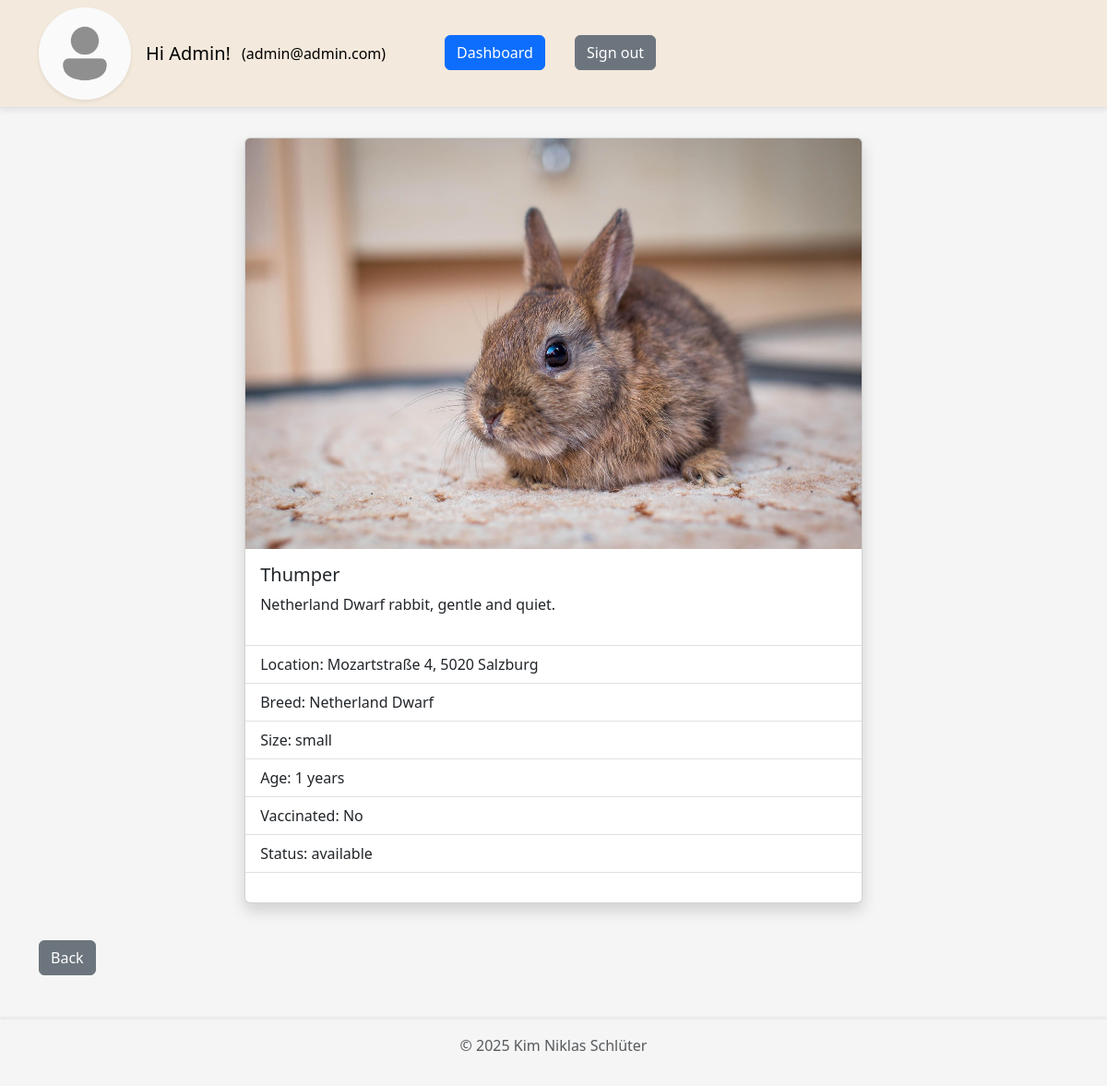
The app's page /website/animal_details.php?id=3 (signed in) with its own data.
### tables this page shows
CREATE TABLE `user` (
  `id` int(11) NOT NULL,
  `email` varchar(200) NOT NULL,
  `password` varchar(255) NOT NULL,
  `first_name` varchar(100) NOT NULL,
  `last_name` varchar(100) NOT NULL,
  `phone` varchar(50) NOT NULL,
  `address` varchar(100) NOT NULL,
  `picture` varchar(255) NOT NULL,
  `authority` enum('user','admin') NOT NULL
);

CREATE TABLE `animal` (
  `id` int(11) NOT NULL,
  `name` varchar(100) NOT NULL,
  `picture` varchar(255) DEFAULT NULL,
  `location` varchar(100) NOT NULL,
  `description` text DEFAULT NULL,
  `size` enum('small','default','big') NOT NULL DEFAULT 'default',
  `age` int(11) DEFAULT NULL,
  `vaccinated` tinyint(1) NOT NULL,
  `status` enum('available','adopted') NOT NULL DEFAULT 'available',
  `breed_id` int(11) NOT NULL
);

CREATE TABLE `breed` (
  `id` int(11) NOT NULL,
  `name` varchar(100) NOT NULL
);

### website/components/animals.php (called while the page is built, shortened)
<?php
require_once __DIR__ . '/db_connect.php';
require_once __DIR__ . '/util.php';
$conn = db_connect();
function create_response($status, $message, $data = [])
{
  $response = [
    "status" => $status,
    "message" => $message,
    "data" => $data
  ];
  return $response;
}
function get_animal_by_id($id)
{
  global $conn;
  $id = clean_input($id);
  $sql = "SELECT * FROM `animal` WHERE id=$id";
  $result = mysqli_query($conn, $sql);
  $row = mysqli_fetch_assoc($result);
  return create_response("200", "Successfully fetched animal by id.", $row);
}
function get_breed_by_id($breed_id)
{
  global $conn;
  $sql = "SELECT * FROM `breed` WHERE id=$breed_id";
  $result = mysqli_query($conn, $sql);
  $row = mysqli_fetch_assoc($result);
  return $row;
}
function get_animal_picture_url($animalData)
{
  return $animalData['picture'] ? PICTURE_FOLDER_NAME . '/' . $animalData['picture'] : ANIMAL_DEFAULT_PICTURE_URL;
}

### website/animal_details.php (the view, shortened to what this page needs)
<?php
require_once './components/db_connect.php';
require_once './components/util.php';
require_once './components/animals.php';
$conn = db_connect();
$myUserId = get_my_user_id_from_session();
$myUserData = get_user_data($conn, $myUserId);
$responseGet = get_animal_by_id($_GET['id']);
$animal = $responseGet['data'];
$animalPictureUrl = get_animal_picture_url($animal);
$vaccinatedText = ($animal['vaccinated']) ? 'Yes' : 'No';
$breedData = get_breed_by_id($animal['breed_id']);
?>
<!DOCTYPE html>
<html lang="en">
<head>
  <link href="https://cdn.jsdelivr.net/npm/bootstrap@5.3.7/dist/css/bootstrap.min.css" rel="stylesheet">
  <link rel="stylesheet" href="./styles/style.css">
</head>
<body>
  <?php require_once './components/navbar.php'; ?>
  <div class="container mt-3 mb-5" style="flex-grow: 1;">
    <?php
    $layout = "<div class='d-flex justify-content-center' style='width: 100%'>
            <div class='card shadow mb-4 d-flex flex-column justify-content-between align-items-center' style='width: 60%'>
            <div>
              <div class='animal-picture-container'>
                <img src='$animalPictureUrl' class='card-img-top animal-image' alt='animal'>
              </div>
              <div class='card-body'>
                <h5 class='card-title'>{$animal['name']}</h5>
                <p class='card-text'>{$animal['description']}</p>
              </div>
            </div>
            <div style='width: 100%'>
              <ul class='list-group list-group-flush'>
                <li class='list-group-item'></li>
                <li class='list-group-item'>Location: {$animal['location']}</li>
                <li class='list-group-item'>Breed: {$breedData['name']}</li>
                <li class='list-group-item'>Size: {$animal['size']}</li>
                <li class='list-group-item'>Age: {$animal['age']} years</li>
                <li class='list-group-item'>Vaccinated: $vaccinatedText</li>
                <li class='list-group-item'>Status: {$animal['status']}</li>
                <li class='list-group-item'></li>
              </ul>";
    $layout .= "<div class='d-flex flex-row gap-1 justify-content-around mb-3' style='width:100%'>";
    $layout .= "</div>";
    $layout .= "
            </div>
          </div>
        </div>";
    echo $layout;
    ?>
  </div>
  <?php require_once './components/footer.php'; ?>
</body>
</html>

### website/components/navbar.php (shortened to what this page needs)
<?php
$homeUrl = isset($_SESSION['admin']) ? "dashboard.php" : "home.php";
$homeName = isset($_SESSION['admin']) ? "Dashboard" : "Home";
?>
<header class='p-0 mb-3 border-bottom title-row'>
  <nav class="navbar navbar-expand-lg" style="min-height: 3.5rem">
    <div class="container">
      <?php if (isset($_SESSION['user']) || isset($_SESSION['admin'])) { ?>
        <a href='<?= $homeUrl ?>' class='d-block me-3'>
          <img src='<?= $myUserData['profile_img_url'] ?? '' ?>' alt='profile image' width='100' height='100' class='rounded-circle shadow-sm' style='object-fit:cover;'>
        </a>
        <a class="navbar-brand me-1" href="<?= $homeUrl ?>">Hi <?= $myUserData['first_name'] ?? '' ?>!</a>
      <?php } ?>
      <div class="collapse navbar-collapse" id="navbarNav">
        <ul class="navbar-nav gap-2">
          <?php if (isset($_SESSION['user']) || isset($_SESSION['admin'])) { ?>
            <li class="nav-item me-5">
              <a class="nav-link link-body-emphasis" href="#"><?= '(' . $myUserData['email'] . ')' ?></a>
            </li>
            <li class="nav-item me-4">
              <a class="btn btn-primary" href="<?= $homeUrl ?>"><?= $homeName ?></a>
            </li>
            <li class="nav-item">
              <a class="btn btn-secondary" href="logout.php">Sign out</a>
            </li>
          <?php } ?>
        </ul>
      </div>
    </div>
  </nav>
</header>

### website/styles/style.css (style rules this page uses)
body { background-color: whitesmoke; display: flex; flex-flow: column nowrap; justify-content: flex-start; min-height: 100vh; }

### records on screen
user: first_name "Admin", email "admin@admin.com"
animal: picture (picture), name "Thumper", description "Netherland Dwarf rabbit, gentle and quiet.", location "Mozartstraße 4, 5020 Salzburg", size "small", age "1", vaccinated "No", status "available"
breed: name "Netherland Dwarf"

### other values on screen
$homeName "Dashboard"
